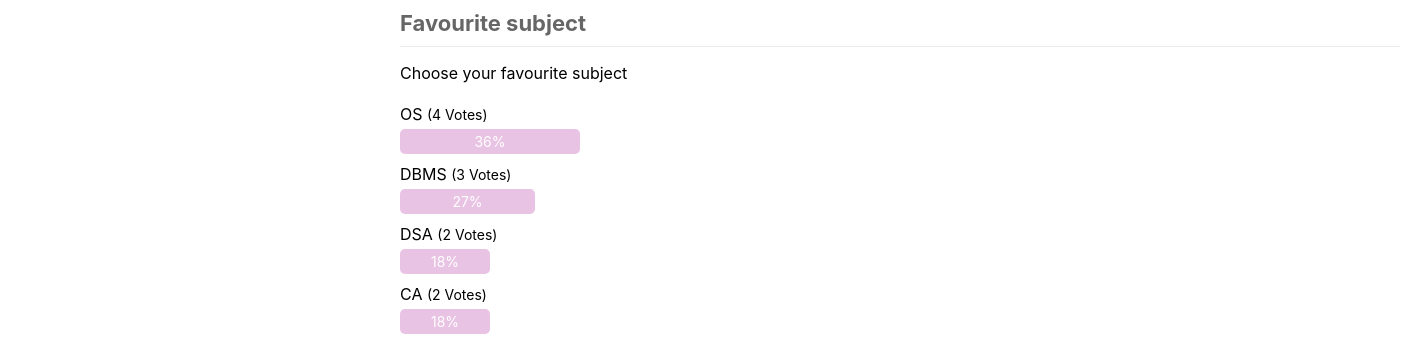
Page /polling/result.php?id=11 on the committed database.
### tables this page shows
CREATE TABLE `polls` (
  `id` int(11) NOT NULL,
  `title` text NOT NULL,
  `desc` text NOT NULL
);

CREATE TABLE `poll_answers` (
  `id` int(11) NOT NULL,
  `poll_id` int(11) NOT NULL,
  `title` text NOT NULL,
  `votes` int(11) NOT NULL DEFAULT 0
);

### polling/result.php (the view)
<?php
include 'functions.php';
$con = connect();
if (isset($_GET['id'])) {
    $query = $con->prepare('SELECT * FROM polls WHERE id = ?');
    $query->execute([$_GET['id']]);
    $poll = $query->fetch(PDO::FETCH_ASSOC);
    if ($poll) {
        $query = $con->prepare('SELECT * FROM poll_answers WHERE poll_id = ? ORDER BY votes DESC');
        $query->execute([$_GET['id']]);
        $poll_answers = $query->fetchAll(PDO::FETCH_ASSOC);
        $total_votes = 0;
        foreach ($poll_answers as $poll_answer) {
            $total_votes += $poll_answer['votes'];
        }
    } else {
        die ('Poll with that ID does not exist.');
    }
} else {
    die ('No poll ID specified.');
}
echo template_header('Poll Results'); ?>
<div class="content poll-result"  style="margin:0px 400px;">
	<h2><?=$poll['title']?></h2>
	<p><?=$poll['desc']?></p>
    <div class="wrapper" style="align-items:left;">
        <?php foreach ($poll_answers as $poll_answer): ?>
        <div class="poll-question">
            <p><?=$poll_answer['title']?> <span>(<?=$poll_answer['votes']?> Votes)</span></p>
            <div class="result-bar" style= "width:<?=@round(($poll_answer['votes']/$total_votes)*100)?>%">
                <?=@round(($poll_answer['votes']/$total_votes)*100)?>%
            </div>
        </div>
        <?php endforeach; ?>
    </div>
</div>
<?php echo template_footer(); ?>

### polling/style.css (style rules this page uses)
* { box-sizing: border-box; font-family: -apple-system, BlinkMacSystemFont, "segoe ui", roboto, oxygen, ubuntu, cantarell, "fira sans", "droid sans", "helvetica neue", Arial, sans-serif; font-size: 16px; -webkit-font-smoothing: antialiased; -moz-osx-font-smoothing: grayscale; }
body { background-color: #FFFFFF; margin: 0; }
.content { width: 1000px; margin: 0 auto; }
.content h2 { margin: 0; padding: 10px 0; font-size: 22px; border-bottom: 1px solid #ebebeb; color: #666666; }
.poll-result .wrapper { display: flex; flex-flow: column; }
.poll-result .wrapper .poll-question { width: 50%; padding-bottom: 5px; }
.poll-result .wrapper .poll-question p { margin: 0; padding: 5px 0; align-items: center; }
.poll-result .wrapper .poll-question p span { font-size: 14px; align-items: center; }
.poll-result .wrapper .poll-question .result-bar { display: flex; height: 25px; min-width: 5%; background-color: #e9c3e3; border-radius: 5px; font-size: 14px; color: #FFFFFF; justify-content: center; align-items: center; }

### rows in the picture
polls: title "Favourite subject", desc "Choose your favourite subject"
poll_answers: title "OS", votes "4", @round(($poll_answer['votes']/$total_votes)*100) "36"
poll_answers: title "DBMS", votes "3", @round(($poll_answer['votes']/$total_votes)*100) "27"
poll_answers: title "DSA", votes "2", @round(($poll_answer['votes']/$total_votes)*100) "18"
poll_answers: title "CA", votes "2", @round(($poll_answer['votes']/$total_votes)*100) "18"
